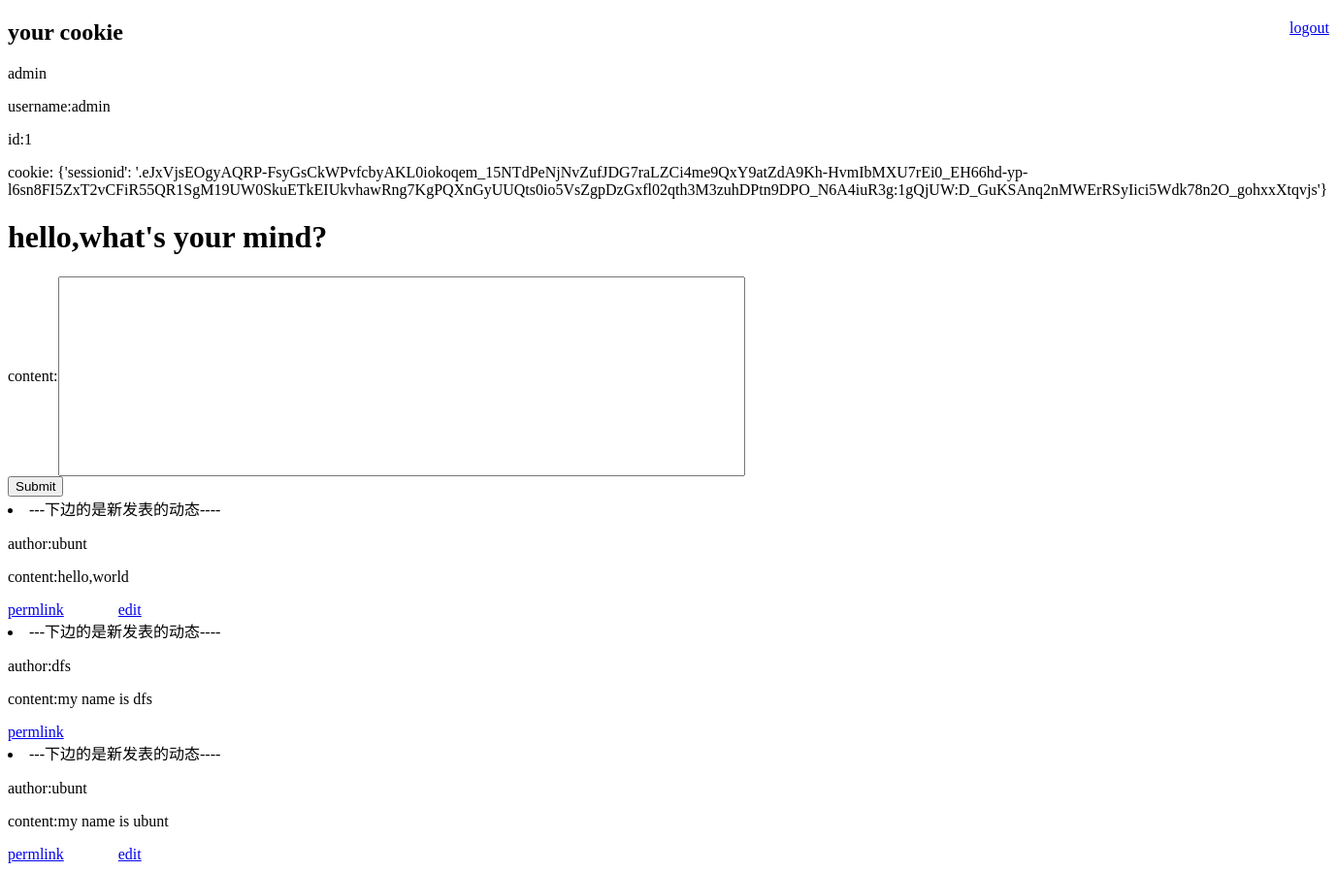
The page /comments/index/ (signed in) on the database as committed earlier.
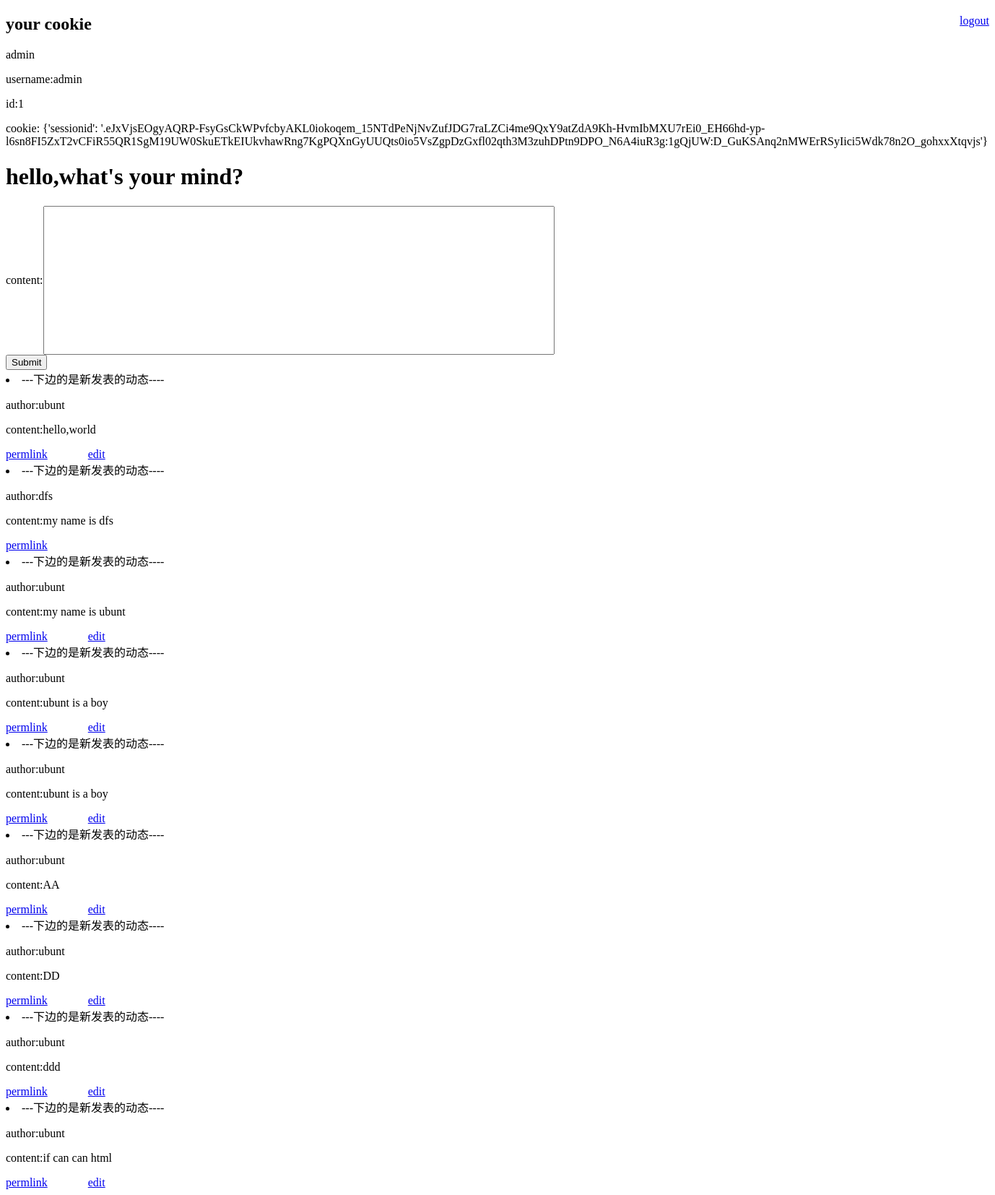
The same page on the database as committed later.
### comments/models.py (models this page shows)
class Post(models.Model):
    id = models.IntegerField(primary_key=True)
    body = models.TextField()
    author = models.ForeignKey('User', on_delete=models.CASCADE)  # 默认关联到User的主键

class User(models.Model):
    username = models.CharField(max_length=20)
    id = models.IntegerField(primary_key=True)

### comments/views.py (the view, shortened to what this page needs)
# urls.py: path('index/',views.index,name='index'),
def index(request):
    is_login = request.session.get('is_login', False)
    if is_login is False:  # 如果没有登录,跳转到登录界面
        return redirect('/comments/login/')
    if is_login:  # 如果已经登录
        posts = Post.objects.all()  # 注意:这里是显示所有的动态页面:
        return render(request, 'index.html', {'form': request.session.get('username'), 'posts': posts, })

### comments/templates/index.html (shortened to what this page needs)
<!DOCTYPE html>
<html lang="en">
<head>
</head>
<body>
<div>
    <a href="/comments/logout/" style="position:relative;float:right">logout</a>
    {% block content %}
    <h2>your cookie</h2>
    <p> {{ form }}</p>
    <p> username:{{request.session.username}}</p>
    <p> id:{{request.session.user_id}}</p>
    <p>cookie: {{request.COOKIES}}</p>
    {% if request.session.is_login %}
        <h1>hello,what's your mind?</h1>
        {% block mainbody %}
        <form action="/comments/index/" method="post">
            content:<input type="text" style="width:700px;height:200px;" name="body"/> <br/>
            <input type="submit" value="Submit"/>
        </form>
        {% endblock %}
    {% else %}
        <h1>you are not login</h1>
    {% endif %}
</div>
<div>
    {% for post in posts %}
        <li>---下边的是新发表的动态----
            <p>author:{{post.author.username}}</p>
            <p>content:{{post.body}}</p>
        </li>
        <a href="/comments/post/{{post.id}}">permlink</a>
        {% if post.author.id == request.session.user_id %}
            <a href="/comments/edit/{{post.id}}">edit</a>
        {% endif %}
        <br/>
    {% endfor %}
</div>
{% endblock %}
</body>
</html>

Rows that differ between the two databases and show on the page:
added Post: author.username "ubunt", body "ubunt is a boy"
added Post: author.username "ubunt", body "ubunt is a boy"
added Post: author.username "ubunt", body "AA"
added Post: author.username "ubunt", body "DD"
added Post: author.username "ubunt", body "ddd"
added Post: author.username "ubunt", body "if can can html"
